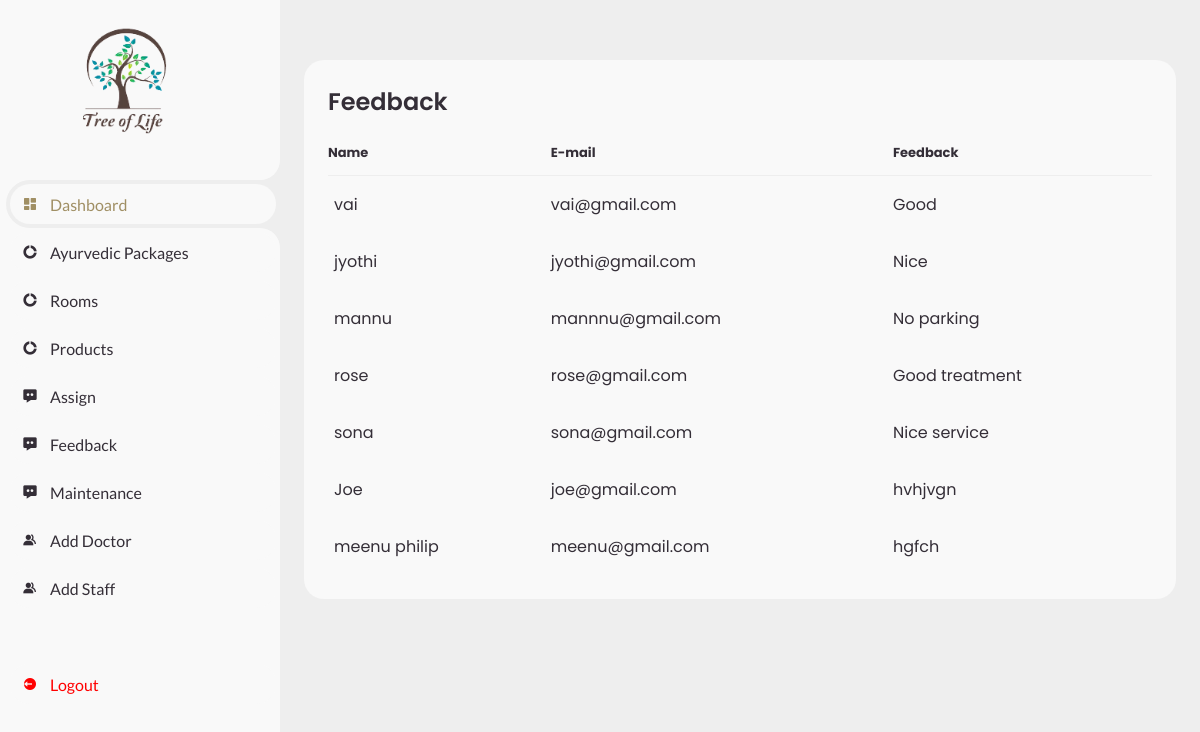
Screenshot of /viewfeedback.php with the database file from the repository.
### tables this page shows
CREATE TABLE `tbl_feedback` (
  `feedback_id` int(20) NOT NULL,
  `feedback_regid` int(20) NOT NULL,
  `feedback` varchar(200) NOT NULL
);

CREATE TABLE `tbl_register` (
  `reg_id` int(11) NOT NULL,
  `reg_name` varchar(15) NOT NULL,
  `reg_email` varchar(50) NOT NULL,
  `reg_phone` varchar(12) NOT NULL,
  `password` varchar(100) NOT NULL,
  `status` int(10) NOT NULL
);

### viewfeedback.php (the view, shortened to what this page needs)
<!DOCTYPE html>
<html lang="en">
	<head>
		<link href='https://unpkg.com/boxicons@2.0.9/css/boxicons.min.css' rel='stylesheet'>
		<link rel="stylesheet" href="css/dashboard.css">
	</head>
	<body>
		<section id="sidebar">
			<a href="#" class="brand">
				<br><br>
				<img src="images/logo.png"  height="200" width="250"  align="left">
			</a>
			<ul class="side-menu top">
				<li class="active">
					<a href="admin.php">
						<i class='bx bxs-dashboard' ></i>
						<span class="text">Dashboard</span>
					</a>
				</li>
				<li>
					<a href="treatment.php">
						<i class='bx bxs-doughnut-chart' ></i>
						<span class="text">Ayurvedic Packages</span>
					</a>
				</li>
				<li>
					<a href="rooms.php">
						<i class='bx bxs-doughnut-chart' ></i>
						<span class="text">Rooms</span>
					</a>
				</li>
				<li>
					<a href="store.php">
						<i class='bx bxs-doughnut-chart' ></i>
						<span class="text">Products</span>
					</a>
				</li>
                <li>
					<a href="assign.php">
						<i class='bx bxs-message-dots' ></i>
						<span class="text">Assign</span>
					</a>
				</li>
                <li>
					<a href="viewfeedback.php">
						<i class='bx bxs-message-dots' ></i>
						<span class="text">Feedback</span>
					</a>
				</li>
                <li>
					<a href="viewmaintenance.php">
						<i class='bx bxs-message-dots' ></i>
						<span class="text">Maintenance</span>
					</a>
				</li>
				<li>
					<a href="adddoctor.php">
						<i class='bx bxs-group' ></i>
						<span class="text">Add Doctor</span>
					</a>
				</li>
                <li>
					<a href="addstaff.php">
						<i class='bx bxs-group' ></i>
						<span class="text">Add Staff</span>
					</a>
				</li>
			</ul>
			<ul class="side-menu">
				<li>
					<a href="login.php" class="logout">
						<i class='bx bxs-log-out-circle' ></i>
						<span class="text">Logout</span>
					</a>
				</li>
			</ul>
		</section>
		<section id="content">
			<main>
				<div class="table-data">
					<div class="order">
						<div class="head">
							<h3>Feedback</h3>
						</div>
						<table>
							<thead>
								<tr>
									<th>Name</th>
									<th>E-mail</th>
									<th>Feedback</th>
								</tr>
							</thead>
							<tbody>
							<?php
		  					include('dbconnect.php');
		 					$query="SELECT tbl_register.reg_name, tbl_register.reg_email,
							 tbl_feedback.feedback
							 FROM tbl_feedback
							 JOIN tbl_register
							 ON tbl_feedback.feedback_regid = tbl_register.reg_id";
							$data = mysqli_query($con,$query);
							while($res=mysqli_fetch_assoc($data))
							{
							?>
							<tr>
								<td><?php echo $res['reg_name'];?></td>
								<td><?php echo $res['reg_email'];?></td>
                                <td><?php echo $res['feedback'];?></td>
							</tr>
							<?php
							}
							?>
						   	</tbody>
					    </table>
					</div>
				</div>
			</main>
		</section>
	</body>
</html>

### css/dashboard.css (style rules this page uses)
* { margin: 0; padding: 0; box-sizing: border-box; }
a { text-decoration: none; }
li { list-style: none; }
:root { --poppins: 'Poppins', sans-serif; --lato: 'Lato', sans-serif; --light: #F9F9F9; --blue: hsl(43, 24%, 51%); --grey: #eee; --dark-grey: #AAAAAA; --dark: #342E37; --red: #ff0000; --yellow: #9f8e64; --orange: #9f8e64; }
html { overflow-x: hidden; }
body { background: var(--grey); overflow-x: hidden; }
#sidebar { position: fixed; top: 0; left: 0; width: 280px; height: 100%; background: var(--light); z-index: 2000; font-family: var(--lato); transition: .3s ease; overflow-x: hidden; scrollbar-width: none; }
#sidebar .brand { font-size: 24px; font-weight: 700; height: 56px; display: flex; align-items: center; color: var(--blue); margin-top: 20%; top: 0; left: 0; background: var(--light); z-index: 500; padding-bottom: 20px; box-sizing: content-box; }
#sidebar .side-menu { width: 100%; margin-top: 48px; }
#sidebar .side-menu li { height: 48px; background: transparent; margin-left: 6px; border-radius: 48px 0 0 48px; padding: 4px; }
#sidebar .side-menu li.active { background: var(--grey); position: relative; }
#sidebar .side-menu li.active::before { content: ''; position: absolute; width: 40px; height: 40px; border-radius: 50%; top: -40px; right: 0; box-shadow: 20px 20px 0 var(--grey); z-index: -1; }
#sidebar .side-menu li.active::after { content: ''; position: absolute; width: 40px; height: 40px; border-radius: 50%; bottom: -40px; right: 0; box-shadow: 20px -20px 0 var(--grey); z-index: -1; }
#sidebar .side-menu li a { width: 100%; height: 100%; background: var(--light); display: flex; align-items: center; border-radius: 48px; font-size: 16px; color: var(--dark); white-space: nowrap; overflow-x: hidden; }
#sidebar .side-menu.top li.active a { color: var(--blue); }
#sidebar .side-menu li a.logout { color: var(--red); }
#sidebar .side-menu li a .bx { min-width: calc(60px - ((4px + 6px) * 2)); display: flex; justify-content: center; }
#content { position: relative; width: calc(100% - 280px); left: 280px; transition: .3s ease; }
#content main { width: 100%; padding: 36px 24px; font-family: var(--poppins); max-height: calc(100vh - 56px); overflow-y: auto; }
#content main .table-data { display: flex; flex-wrap: wrap; grid-gap: 24px; margin-top: 24px; width: 100%; color: var(--dark); }
#content main .table-data > div { border-radius: 20px; background: var(--light); padding: 24px; overflow-x: auto; }
#content main .table-data .head { display: flex; align-items: center; grid-gap: 16px; margin-bottom: 24px; }
#content main .table-data .head h3 { margin-right: auto; font-size: 24px; font-weight: 600; }
#content main .table-data .order { flex-grow: 1; flex-basis: 500px; }
#content main .table-data .order table { width: 100%; border-collapse: collapse; }
#content main .table-data .order table th { padding-bottom: 12px; font-size: 13px; text-align: left; border-bottom: 1px solid var(--grey); }
#content main .table-data .order table td { padding: 16px 0; }
#content main .table-data .order table tr td:first-child { display: flex; align-items: center; grid-gap: 12px; padding-left: 6px; }

### rows the page displays
tbl_feedback: feedback_regid.reg_name "vai", feedback_regid.reg_email "vai@gmail.com", feedback "Good"
tbl_feedback: feedback_regid.reg_name "jyothi", feedback_regid.reg_email "jyothi@gmail.com", feedback "Nice"
tbl_feedback: feedback_regid.reg_name "mannu", feedback_regid.reg_email "mannnu@gmail.com", feedback "No parking"
tbl_feedback: feedback_regid.reg_name "rose", feedback_regid.reg_email "rose@gmail.com", feedback "Good treatment"
tbl_feedback: feedback_regid.reg_name "sona", feedback_regid.reg_email "sona@gmail.com", feedback "Nice service"
tbl_feedback: feedback_regid.reg_name "Joe", feedback_regid.reg_email "joe@gmail.com", feedback "hvhjvgn"
tbl_feedback: feedback_regid.reg_name "meenu philip", feedback_regid.reg_email "meenu@gmail.com", feedback "hgfch"
